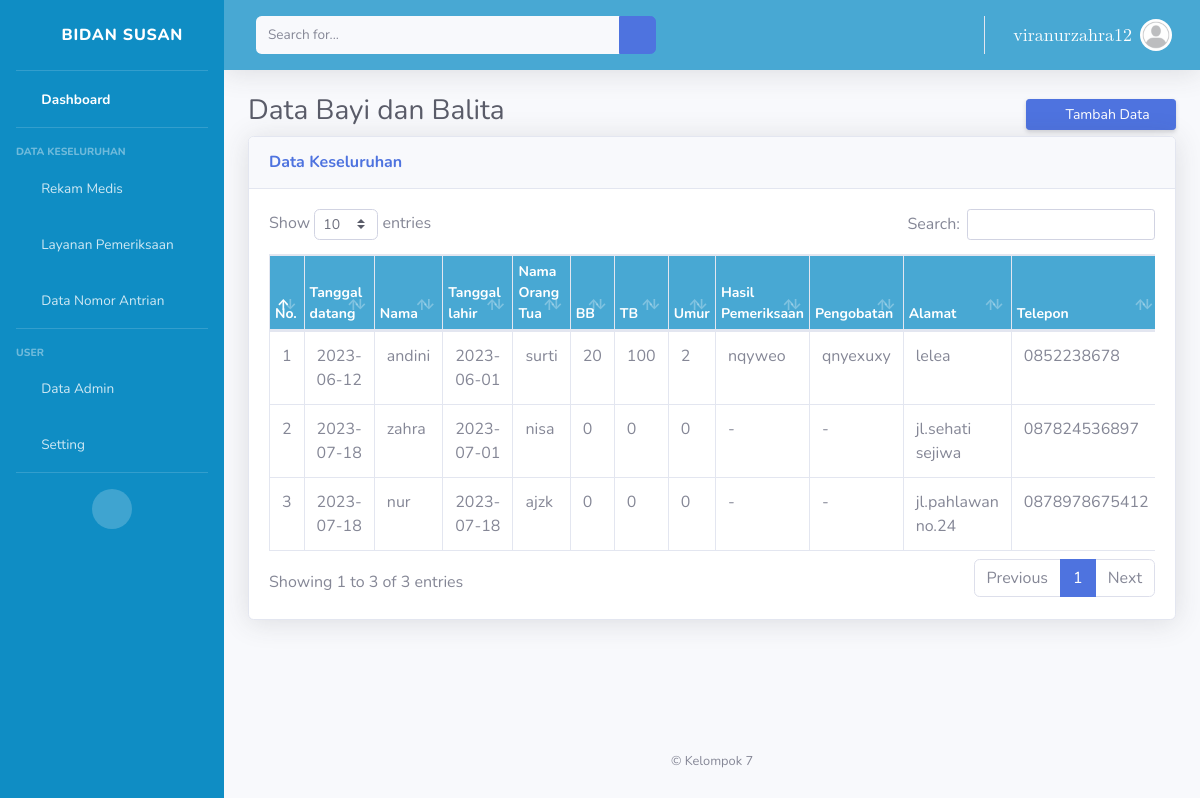
/data_bayi.php (signed in), run on the app's committed database.
### tables this page shows
CREATE TABLE `bayi_balita` (
  `id_pasien` int(11) NOT NULL,
  `tanggal_daftar` date NOT NULL,
  `nama` varchar(30) NOT NULL,
  `tanggal_lahir` date NOT NULL,
  `ortu` varchar(50) NOT NULL,
  `BB` int(5) DEFAULT NULL,
  `TB` int(5) DEFAULT NULL,
  `Umur` int(5) DEFAULT NULL,
  `Hasil_pemeriksaan` text DEFAULT NULL,
  `Pengobatan` text DEFAULT NULL,
  `alamat` varchar(50) NOT NULL,
  `no_hp` varchar(13) NOT NULL
);

### data_bayi.php (the view, shortened to what this page needs)
<?php
include ('koneksi.php');
$username = $_SESSION['username'];
$sql = "SELECT * from admin WHERE username = '$username'";
$hasil = $conn->query($sql);
if ($hasil->num_rows > 0) {
  $row = $hasil->fetch_assoc();
  $email = $row['username'];
}
?>
<!DOCTYPE html>
<html lang="en">
<head>
    <link href="../proyek1/dasboard admin/vendor/fontawesome-free/css/all.min.css" rel="stylesheet" type="text/css">
    <link href="../proyek1/dasboard admin/css/sb-admin-2.min.css" rel="stylesheet" type="text/css">
    <link href="../proyek1/dasboard admin/vendor/datatables/dataTables.bootstrap4.min.css" rel="stylesheet" type="text/css">
</head>
<body id="page-top">
    <div id="wrapper">
    <ul class="navbar-nav bg-gradient-primary sidebar sidebar-dark accordion" id="accordionSidebar">
        <a class="sidebar-brand d-flex align-items-center justify-content-center" href="#">
            <div class="sidebar-brand-icon rotate-n-15">
                <i class="fas fa-laugh-wink"></i>
            </div>
            <div class="sidebar-brand-text mx-3" ><span style="margin-left: -5px;">Bidan Susan</span></div>
        </a>
        <hr class="sidebar-divider my-0">
        <li class="nav-item active">
                <a class="nav-link" href="../proyek1/dasboard.php">
                    <i class="fas fa-fw fa-tachometer-alt"></i>
                    <span>Dashboard</span></a>
        </li>
        <hr class="sidebar-divider">
        <div class="sidebar-heading">
            Data Keseluruhan
        </div>
        <li class="nav-item">
            <a class="nav-link collapsed" href="#" data-toggle="collapse" data-target="#collapseTwo"
                aria-expanded="true" aria-controls="collapseTwo">
                <i class="fas fa-fw fa-cog"></i>
                <span>Rekam Medis</span>
            </a>
        </li>
        <li class="nav-item">
            <a class="nav-link collapsed" href="#" data-toggle="collapse" data-target="#collapseUtilities"
                aria-expanded="true" aria-controls="collapseUtilities">
                <i class="fas fa-fw fa-wrench"></i>
                <span>Layanan Pemeriksaan</span>
            </a>
        </li>
        <li class="nav-item">
            <a class="nav-link" href="../proyek1/nomor antrian/panggilan-antrian/index.php">
                <i class="fas fa-fw fa-table"></i>
                <span>Data Nomor Antrian</span></a>
        </li>
        <hr class="sidebar-divider">
        <div class="sidebar-heading">
            User
        </div>
        <li class="nav-item">
            <a class="nav-link" href="../proyek1/data_admin.php">
                <i class="fas fa-fw fa-chart-area"></i>
                <span>Data Admin</span></a>
        </li>
        <li class="nav-item">
            <a class="nav-link collapsed" href="#" data-toggle="collapse" data-target="#collapsePages"
                aria-expanded="true" aria-controls="collapsePages">
                <i class="fas fa-fw fa-folder"></i>
                <span>Setting</span>
            </a>
        </li>
        <hr class="sidebar-divider d-none d-md-block">
        <div class="text-center d-none d-md-inline">
            <button class="rounded-circle border-0" id="sidebarToggle"></button>
        </div>
    </ul>
        <div id="content-wrapper" class="d-flex flex-column">
            <div id="content">
                <nav class="navbar navbar-expand navbar-light bg-white topbar mb-4 static-top shadow">
                    <form
                        class="d-none d-sm-inline-block form-inline mr-auto ml-md-3 my-2 my-md-0 mw-100 navbar-search">
                        <div class="input-group">
                            <input type="text" class="form-control bg-light border-0 small" placeholder="Search for..."
                                aria-label="Search" aria-describedby="basic-addon2">
                            <div class="input-group-append">
                                <button class="btn btn-primary" type="button">
                                    <i class="fas fa-search fa-sm"></i>
                                </button>
                            </div>
                        </div>
                    </form>
                    <ul class="navbar-nav ml-auto">
                        <li class="nav-item dropdown no-arrow">
                            <a class="nav-link dropdown-toggle" href="#" id="userDropdown" role="button"
                                data-toggle="dropdown" aria-haspopup="true" aria-expanded="false">
                            <span class="mr-2 d-none d-lg-inline text-gray-600 small" style="font-size: 18px; font-family: math;">
                                    <?php echo $email ?></span>
                                <img class="img-profile rounded-circle"
                                    src="../proyek1/dasboard admin/img/profile.jpeg">
                            </a>
                        </li>
                    </ul>
                </nav>
                <div class="container-fluid">
                    <div class="content">
                        <h1 style="width: 300px;" class="h3 mb-2 text-gray-800">Data Bayi dan Balita</h1>
                        <a style="margin-left: auto;" href="../../proyek1/tambah_data/tambah_bayi.php" class="d-none d-sm-inline-block btn btn-sm btn-primary shadow-sm"><i class="fas fa-download fa-sm text-white-50"></i> Tambah Data</a>
                    </div>
                    <div class="card shadow mb-4">
                        <div class="card-header py-3">
                        <h6 class="m-0 font-weight-bold text-primary">Data Keseluruhan</h6>
                        </div>
                        <div class="card-body">
                            <div class="table-responsive">
                                <table class="table table-bordered" id="dataTable" cellspacing="0">
                                <style>
                                        .swal2-popup {
                                            font-size: 12px;
                                        }
                                    </style>
                                    <thead>
                                        <tr>
                                            <th class="thead-header">No.</th>
                                            <th class="thead-header">Tanggal datang</th>
                                            <th class="thead-header">Nama</th>
                                            <th class="thead-header">Tanggal lahir</th>
                                            <th class="thead-header">Nama Orang Tua</th>
                                            <th class="thead-header">BB</th>
                                            <th class="thead-header">TB</th>
                                            <th class="thead-header">Umur</th>
                                            <th class="thead-header">Hasil Pemeriksaan</th>
                                            <th class="thead-header">Pengobatan</th>
                                            <th class="thead-header">Alamat</th>
                                            <th class="thead-header">Telepon</th>
                                        </tr>
                                    </thead>
                                    <tbody>
                                        <?php
                                        include("koneksi.php");
                                        $data = mysqli_query($conn, "SELECT * FROM bayi_balita");
                                        $no = 1;
                                        while($hasil = mysqli_fetch_array($data)){
                                            echo "<tr>";
                                            echo "<td>".$no."</td>";
                                            echo "<td>".$hasil['tanggal_daftar']."</td>";
                                            echo "<td>".$hasil['nama']."</td>";
                                            echo "<td>".$hasil['tanggal_lahir']."</td>";
                                            echo "<td>".$hasil['ortu']."</td>";
                                            echo "<td>".$hasil['BB']."</td>";
                                            echo "<td>".$hasil['TB']."</td>";
                                            echo "<td>".$hasil['Umur']."</td>";
                                            echo "<td>".$hasil['Hasil_pemeriksaan']."</td>";
                                            echo "<td>".$hasil['Pengobatan']."</td>";
                                            echo "<td>".$hasil['alamat']."</td>";
                                            echo "<td>".$hasil['no_hp']."</td>";
                                            echo "</tr>";
                                            $no++;
                                        }
                                        ?>
                                    </tbody>
                                </table>
                            </div>
                        </div>
                    </div>
                </div>
            </div>
            <footer class="sticky-footer">
                <div class="container my-auto">
                    <div class="copyright text-center my-auto">
                        <span>&copy; Kelompok 7</span>
                    </div>
                </div>
            </footer>
        </div>
    </div>
</body>
</html>

### data on the page
bayi_balita: tanggal_daftar "2023-06-12", nama "andini", tanggal_lahir "2023-06-01", ortu "surti", BB "20", TB "100", Umur "2", Hasil_pemeriksaan "nqyweo", Pengobatan "qnyexuxy", alamat "lelea", no_hp "0852238678"
bayi_balita: tanggal_daftar "2023-07-18", nama "zahra", tanggal_lahir "2023-07-01", ortu "nisa", BB "0", TB "0", Umur "0", Hasil_pemeriksaan "-", Pengobatan "-", alamat "jl.sehati sejiwa", no_hp "087824536897"
bayi_balita: tanggal_daftar "2023-07-18", nama "nur", tanggal_lahir "2023-07-18", ortu "ajzk", BB "0", TB "0", Umur "0", Hasil_pemeriksaan "-", Pengobatan "-", alamat "jl.pahlawan no.24", no_hp "0878978675412"

### other printed values
$email "viranurzahra12"
